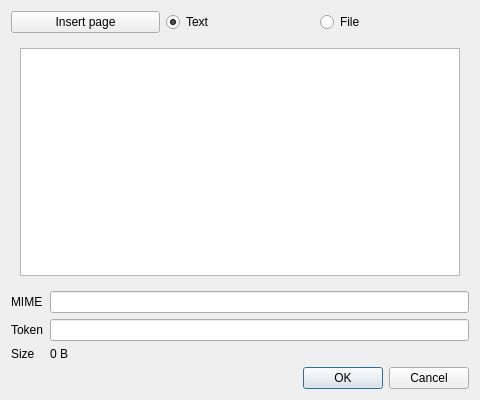
<?xml version="1.0" encoding="UTF-8"?>
<ui version="4.0">
 <class>UploadDialog</class>
 <widget class="QDialog" name="UploadDialog">
  <property name="geometry">
   <rect>
    <x>0</x>
    <y>0</y>
    <width>480</width>
    <height>400</height>
   </rect>
  </property>
  <property name="acceptDrops">
   <bool>true</bool>
  </property>
  <property name="windowTitle">
   <string>Upload</string>
  </property>
  <layout class="QVBoxLayout" name="verticalLayout">
   <item>
    <layout class="QHBoxLayout" name="mode_layout">
     <item>
      <widget class="QPushButton" name="insert_page_button">
       <property name="text">
        <string>Insert page</string>
       </property>
      </widget>
     </item>
     <item>
      <widget class="QRadioButton" name="text_mode">
       <property name="text">
        <string>Text</string>
       </property>
       <property name="checked">
        <bool>true</bool>
       </property>
      </widget>
     </item>
     <item>
      <widget class="QRadioButton" name="file_mode">
       <property name="text">
        <string>File</string>
       </property>
      </widget>
     </item>
    </layout>
   </item>
   <item>
    <widget class="QStackedWidget" name="input_stack">
     <property name="currentIndex">
      <number>0</number>
     </property>
     <widget class="QWidget" name="text_page">
      <layout class="QVBoxLayout" name="text_layout">
       <item>
        <widget class="QPlainTextEdit" name="text_input"/>
       </item>
      </layout>
     </widget>
     <widget class="QWidget" name="file_page">
      <property name="sizePolicy">
       <sizepolicy hsizetype="Preferred" vsizetype="Ignored">
        <horstretch>0</horstretch>
        <verstretch>0</verstretch>
       </sizepolicy>
      </property>
      <layout class="QHBoxLayout" name="file_layout">
       <item>
        <widget class="QLineEdit" name="file_name">
         <property name="acceptDrops">
          <bool>false</bool>
         </property>
        </widget>
       </item>
       <item>
        <widget class="QToolButton" name="select_file_button">
         <property name="text">
          <string>...</string>
         </property>
        </widget>
       </item>
      </layout>
     </widget>
    </widget>
   </item>
   <item>
    <layout class="QFormLayout" name="formLayout">
     <item row="0" column="0">
      <widget class="QLabel" name="label">
       <property name="text">
        <string>MIME</string>
       </property>
      </widget>
     </item>
     <item row="0" column="1">
      <widget class="QLineEdit" name="mime_type"/>
     </item>
     <item row="1" column="0">
      <widget class="QLabel" name="label_2">
       <property name="text">
        <string>Token</string>
       </property>
      </widget>
     </item>
     <item row="1" column="1">
      <widget class="QLineEdit" name="token"/>
     </item>
     <item row="2" column="0">
      <widget class="QLabel" name="label_3">
       <property name="text">
        <string>Size</string>
       </property>
      </widget>
     </item>
     <item row="2" column="1">
      <widget class="QLabel" name="size_label">
       <property name="text">
        <string>0 B</string>
       </property>
      </widget>
     </item>
    </layout>
   </item>
   <item>
    <widget class="QDialogButtonBox" name="buttonBox">
     <property name="orientation">
      <enum>Qt::Horizontal</enum>
     </property>
     <property name="standardButtons">
      <set>QDialogButtonBox::Cancel|QDialogButtonBox::Ok</set>
     </property>
    </widget>
   </item>
  </layout>
 </widget>
 <resources/>
 <connections>
  <connection>
   <sender>buttonBox</sender>
   <signal>accepted()</signal>
   <receiver>UploadDialog</receiver>
   <slot>accept()</slot>
   <hints>
    <hint type="sourcelabel">
     <x>20</x>
     <y>20</y>
    </hint>
    <hint type="destinationlabel">
     <x>20</x>
     <y>20</y>
    </hint>
   </hints>
  </connection>
  <connection>
   <sender>buttonBox</sender>
   <signal>rejected()</signal>
   <receiver>UploadDialog</receiver>
   <slot>reject()</slot>
   <hints>
    <hint type="sourcelabel">
     <x>20</x>
     <y>20</y>
    </hint>
    <hint type="destinationlabel">
     <x>20</x>
     <y>20</y>
    </hint>
   </hints>
  </connection>
 </connections>
</ui>
